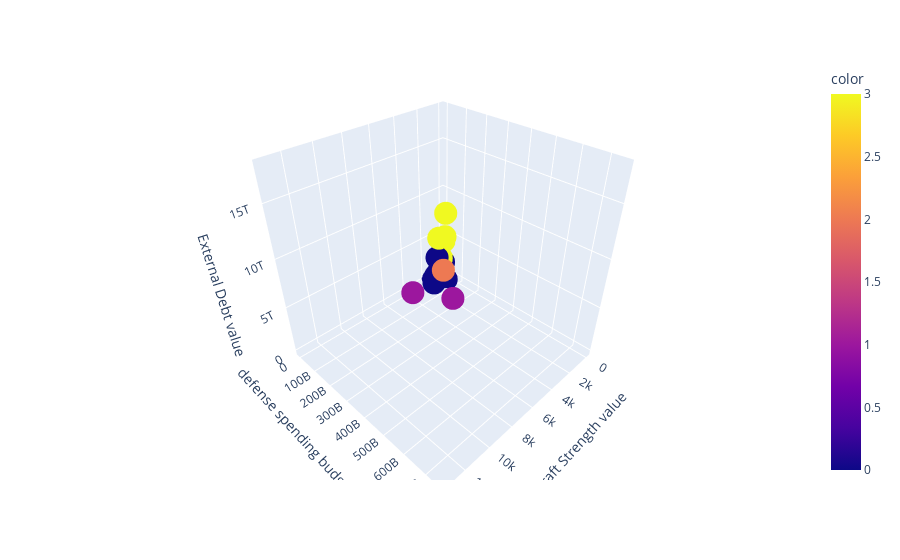

The notebook cell this image was saved under:
### Code cell
fig = px.scatter_3d(x=value_df["Aircraft Strength value"],
                   y=value_df["defense spending budget values"],
                   z=value_df["External Debt value"],
                   color=value_df.cluster_1,
                   labels = {"x": "Aircraft Strength value",
                             "y": "defense spending budget values",
                             "z": "External Debt value"},
                   hover_name=df["country"])

fig.show()

### Figure 1 — Plotly figure (JSON) as saved in the notebook; plotly's stock layout.template omitted (floating-point values rounded to 4 significant figures; data arrays with more than 128 entries replaced by an {"elided": "..."} marker saying what was removed)
{"data": [{"hovertemplate": "<b>%{hovertext}</b><br><br>Aircraft Strength value=%{x}<br>defense spending budget values=%{y}<br>External Debt value=%{z}<br>color=%{marker.color}<extra></extra>", "hovertext": {"elided": "138 str values"}, "legendgroup": "", "marker": {"color": {"elided": "138 int values"}, "coloraxis": "coloraxis", "symbol": "circle"}, "mode": "markers", "name": "", "scene": "scene", "showlegend": false, "type": "scatter3d", "x": {"elided": "138 int values"}, "y": {"elided": "138 int values"}, "z": {"elided": "138 int values"}}], "layout": {"coloraxis": {"colorbar": {"title": {"text": "color"}}, "colorscale": [[0, "#0d0887"], [0.1111, "#46039f"], [0.2222, "#7201a8"], [0.3333, "#9c179e"], [0.4444, "#bd3786"], [0.5556, "#d8576b"], [0.6667, "#ed7953"], [0.7778, "#fb9f3a"], [0.8889, "#fdca26"], [1, "#f0f921"]]}, "legend": {"tracegroupgap": 0}, "margin": {"t": 60}, "scene": {"domain": {"x": [0, 1], "y": [0, 1]}, "xaxis": {"title": {"text": "Aircraft Strength value"}}, "yaxis": {"title": {"text": "defense spending budget values"}}, "zaxis": {"title": {"text": "External Debt value"}}}}}
